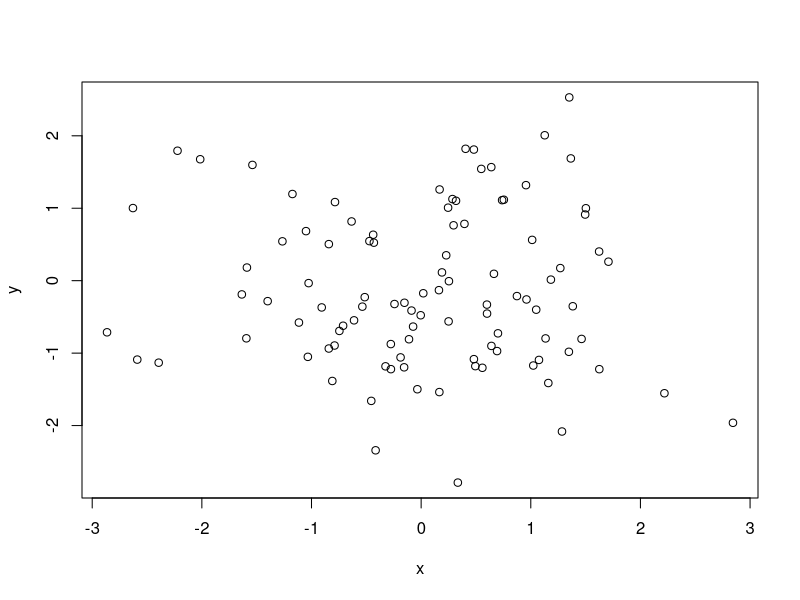
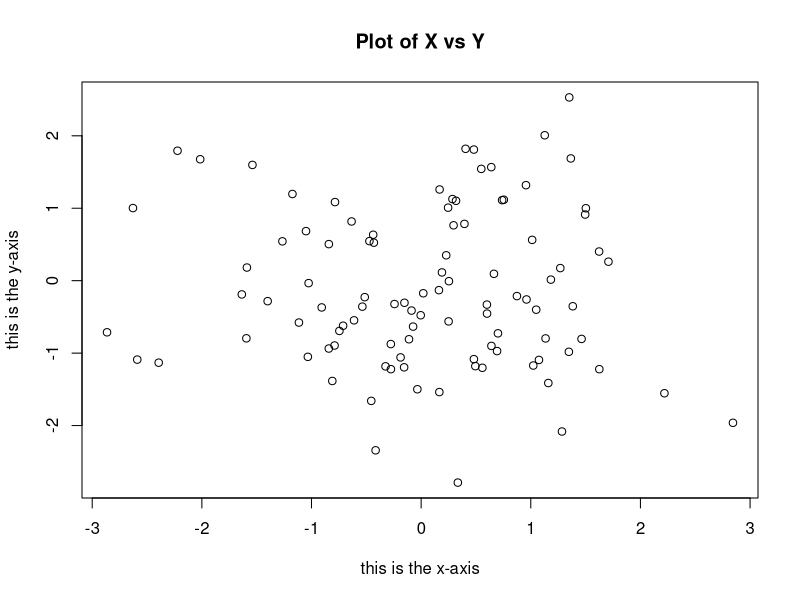
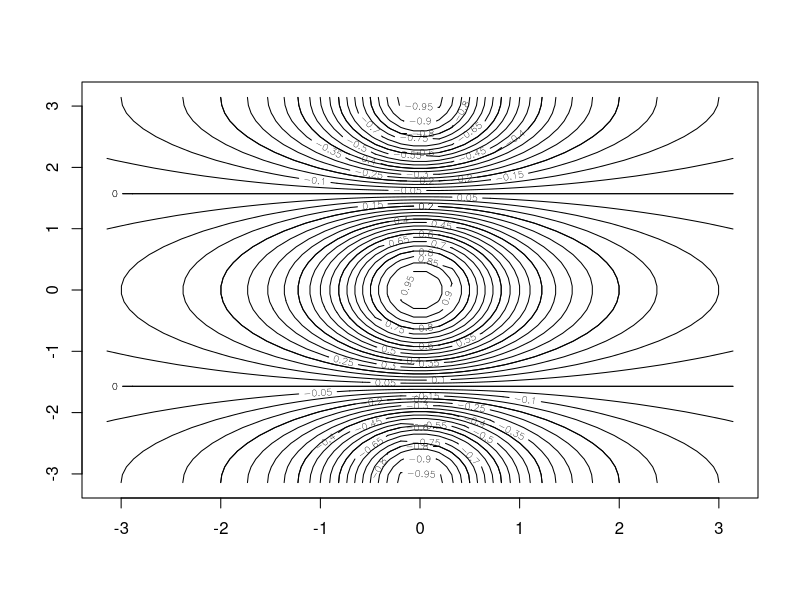
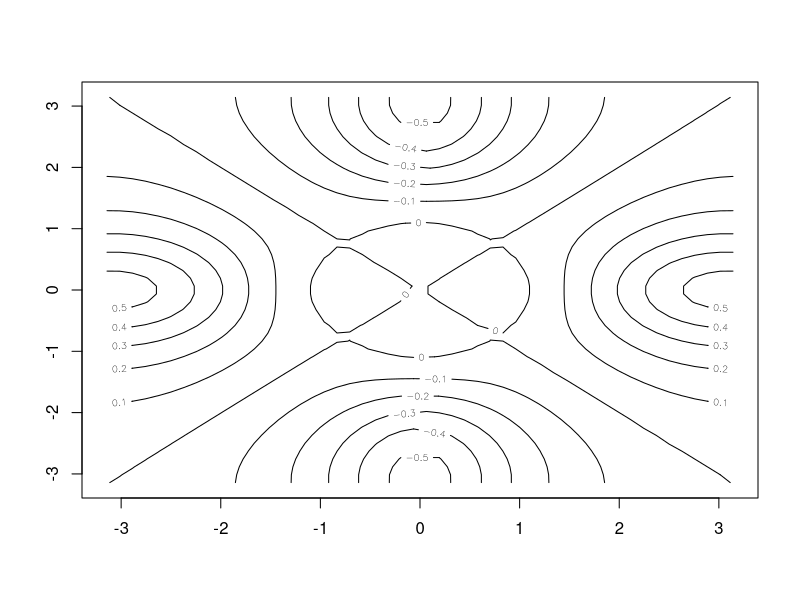
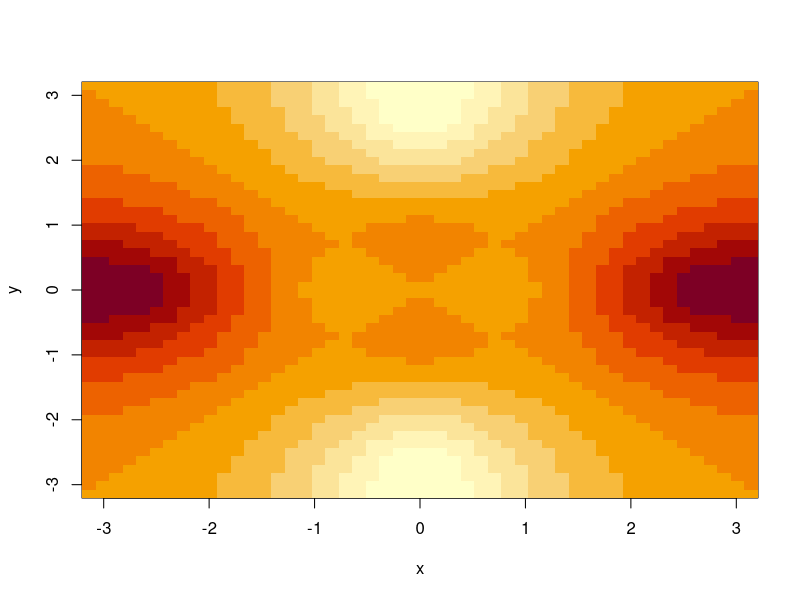
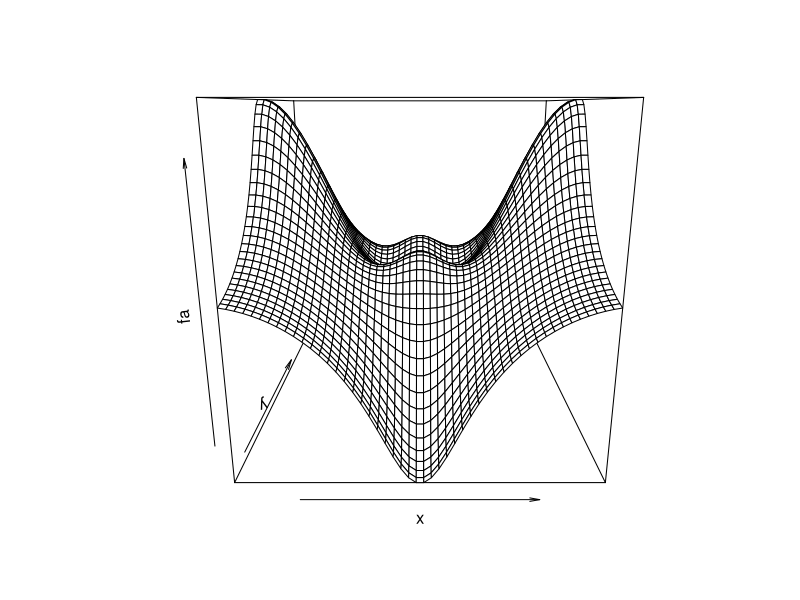
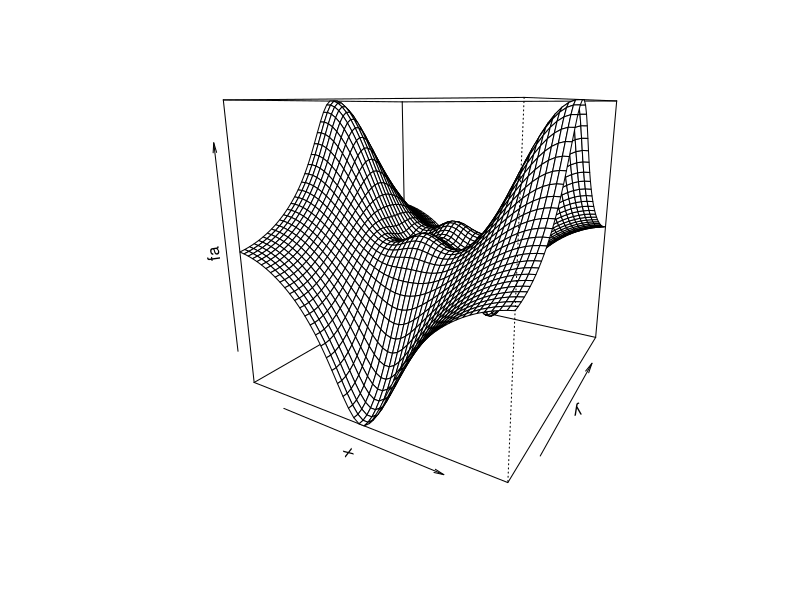
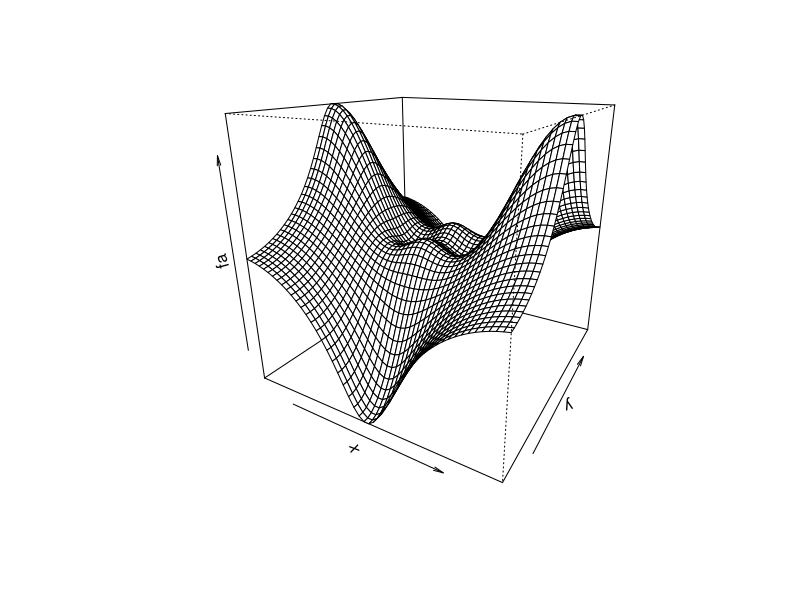

Reproduce these figures in R, in order.
## ---- chunk 1
knitr::opts_chunk$set(echo = TRUE)
## ---- chunk 2
x=rnorm(100)
y=rnorm(100)
plot(x,y)
plot(x,y,xlab="this is the x-axis",ylab="this is the y-axis",main="Plot of X vs Y")
pdf("Figure.pdf")
plot(x,y,col="green")
dev.off()
x=seq(1,10)
x
x=1:10
x
x=seq(-pi,pi,length=50)
y=x
f=outer(x,y,function(x,y)cos(y)/(1+x^2))
contour(x,y,f)
contour(x,y,f,nlevels=45,add=T)
fa=(f-t(f))/2
contour(x,y,fa,nlevels=15)
image(x,y,fa)
persp(x,y,fa)
persp(x,y,fa,theta=30)
persp(x,y,fa,theta=30,phi=20)
persp(x,y,fa,theta=30,phi=70)
persp(x,y,fa,theta=30,phi=40)
## ---- chunk 3
plot(pressure)
